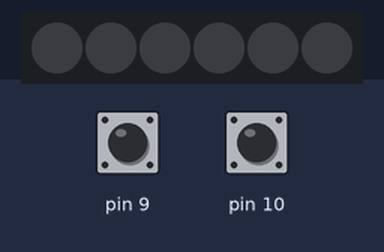
Recording of a sketch running on a simulated Arduino Uno, built with avr-gcc and run on an emulated ATmega328P. On the bench: 6 RGB LEDs in strip order, left to right. The inputs (shaded band) are chosen by the test bench; at power-on: pin 9 HIGH, pin 10 HIGH.

Above: at 1.2 s.
1.3 s: pin 9 pulled LOW for 0.15 s
At 2.5 s:
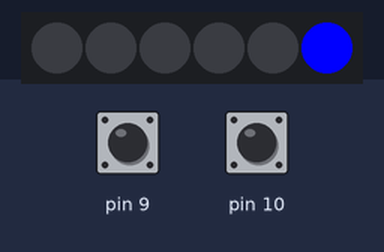
2.9 s: pin 10 pulled LOW for 0.15 s
At 3.6 s:
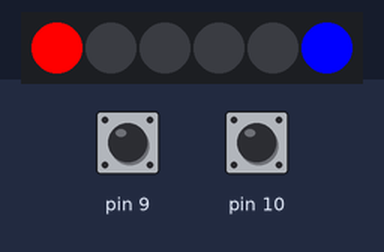
4.5 s: pin 9 pulled LOW for 1 s
At 5.3 s:
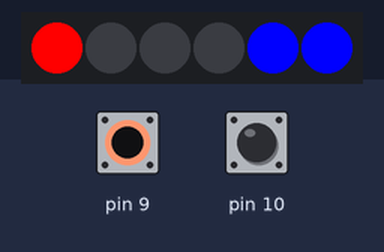
7.0 s: pin 9 pulled LOW for 0.15 s
At 7.5 s:
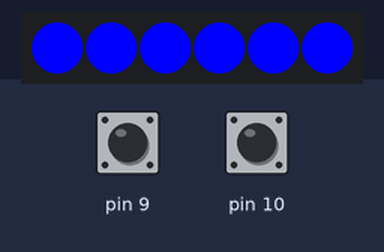
Timing chart, 0 to 11.1 s (numbered marks = the images above; inputs shaded):
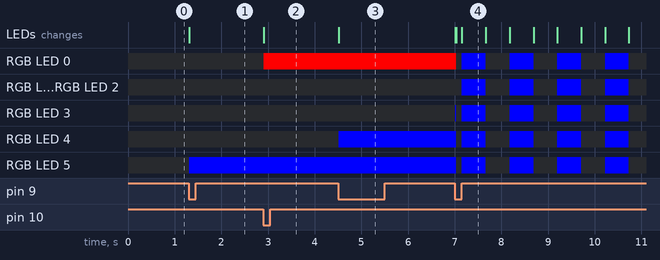

Measured:
- after the input at 1.3 s, RGB LED 5: off → RGB(0, 0, 255) at once; the LEDs: change at once (image 1)
- after the input at 2.9 s, RGB LED 0: off → RGB(255, 0, 0) at once; the LEDs: change at once (image 2)
- after the input at 4.5 s, RGB LED 4: off → RGB(0, 0, 255) at once; the LEDs: change at once (image 3)
- after the input at 7.0 s, RGB LED 0: RGB(255, 0, 0) → off at once, then repeats every 1.0 s: RGB(0, 0, 255) 0.51 s, off 0.51 s; RGB LED 1: alternates RGB(0, 0, 255) for 0.51 s and off for 0.51 s, starting after 0.16 s
- what the display in image 4 shows lasts 0.5 s, from 7.2 s to 7.7 s

The sketch:

scorebar.ino
```cpp
#include <FastLED.h>

int score[2] = {0, 0}, t = 0, len = 6, fp = 3, diff = 2;
bool click[2] = {false, false};
struct CRGB leds[8];

void setup() {
  LEDS.addLeds<WS2812B, 11, GRB>(leds, len);
  pinMode(10, INPUT_PULLUP);
  pinMode(9, INPUT_PULLUP);
  Serial.begin(9600);
}

void loop() {
  if ((score[0] == fp && score[1] <= fp-diff) || (score[0]+score[1] >= fp*2 && score[0]-score[1] >= diff)) {
    if (t%50 < 25) {
      for (int i = 0; i < len; i++) leds[i] = CRGB(255, 0, 0);
    } else {
      for (int i = 0; i < len; i++) leds[i] = CRGB(0, 0, 0);
    }
  } else if ((score[1] == fp && score[0] <= fp-diff) || (score[0]+score[1] >= fp*2 && score[1]-score[0] >= diff)) {
    if (t%50 < 25) {
      for (int i = 0; i < len; i++) leds[i] = CRGB(0, 0, 255);
    } else {
      for (int i = 0; i < len; i++) leds[i] = CRGB(0, 0, 0);
    }
  } else {
    if (digitalRead(10) == HIGH) click[0] = true;
    if (digitalRead(10) == LOW && click[0]) {
      score[0]++;
      click[0] = false;
    }
    if (digitalRead(9) == HIGH) click[1] = true;
    if (digitalRead(9) == LOW && click[1]) {
      score[1]++;
      click[1] = false;
    }
    if (score[0]+score[1] <= fp*2) {
      for (int i = 0; i < score[0]; i++) leds[i] = CRGB(255, 0, 0);
      for (int i = (fp*2)-1; i > (fp*2)-1-score[1]; i--) leds[i] = CRGB(0, 0, 255);
    } else {
      for (int i = 0; i < score[0]-score[1]+fp; i++) leds[i] = CRGB(255, 0, 0);
      for (int i = (fp*2)-1; i >= score[0]-score[1]+fp; i--) leds[i] = CRGB(0, 0, 255);
    }
  }

  t++;
  FastLED.show();
  delay(20);
}
```
